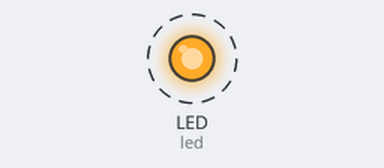
This program was run on a simulated CircuitPython board. Parts: output pins drawn as LEDs (lit = HIGH). Dashed ring = blinking.

Above: at 0.2 s.
Timing chart, 0 to 3.0 s (numbered marks = the images above):
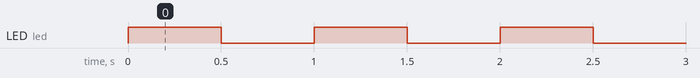

Measured:
- by itself, LED (led): alternates HIGH for 0.50 s and LOW for 0.50 s

The program:

Intro.py
```python
import time
import board
import digitalio #imports

led = digitalio.DigitalInOut(board.LED) # sets up led
led.direction = digitalio.Direction.OUTPUT

while True: #loop
    led.value = True  #turns on
    time.sleep(0.5)
    led.value = False #turns off
    time.sleep(0.5)
```
